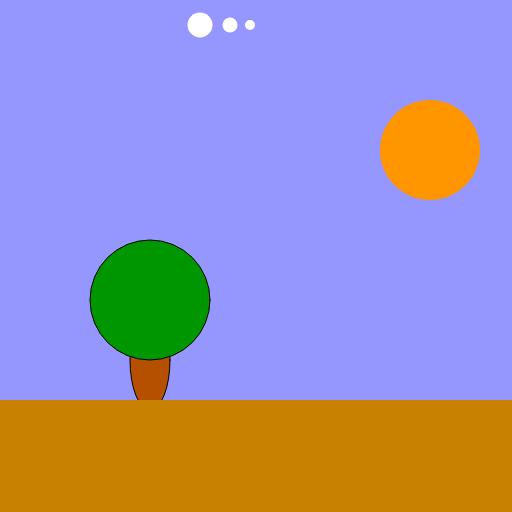
Frame 1 (no input)
Frame 60 (no input): identical to frame 1, image omitted
Frame 120 (the mouse pressed at the canvas centre since frame 60): identical to frame 1, image omitted

The p5.js sketch that drew this single still picture (run headless with seeded random() and noise() and a simulated clock; from frame 60 on, the mouse is pressed at the canvas centre):

// p5.js sketch
// ── sketch.js
// declare variable(s)
var treePos_x;
var cloudPos_x;
var cloudScale;

function setup() 
{
    createCanvas(512,512);

    // initialize variables (inside setup) 
    treePos_x = 150;
    cloudPos_x = 200;
    cloudScale = 0.5;

}

function draw()
{
    background(150,150,255);
    
    //sun
    noStroke();
    fill(255,150,0);
    ellipse(430,150,100,100);
    
    //tree
    stroke(0);
    fill(180,80,0);
    ellipse(treePos_x,360,40,100);
    fill(0,150,0);
    ellipse(treePos_x,300,120,120);
    
    //cloud
    noStroke();
    fill(255);
    ellipse(cloudPos_x,50*cloudScale,50*cloudScale,50*cloudScale);
    ellipse(cloudPos_x + 30,50*cloudScale,30*cloudScale,30*cloudScale);
    ellipse(cloudPos_x + 50,50*cloudScale,20*cloudScale,20*cloudScale);
    
    //ground
    fill(200,130,0);
    rect(0,400,width,112);
    
}
